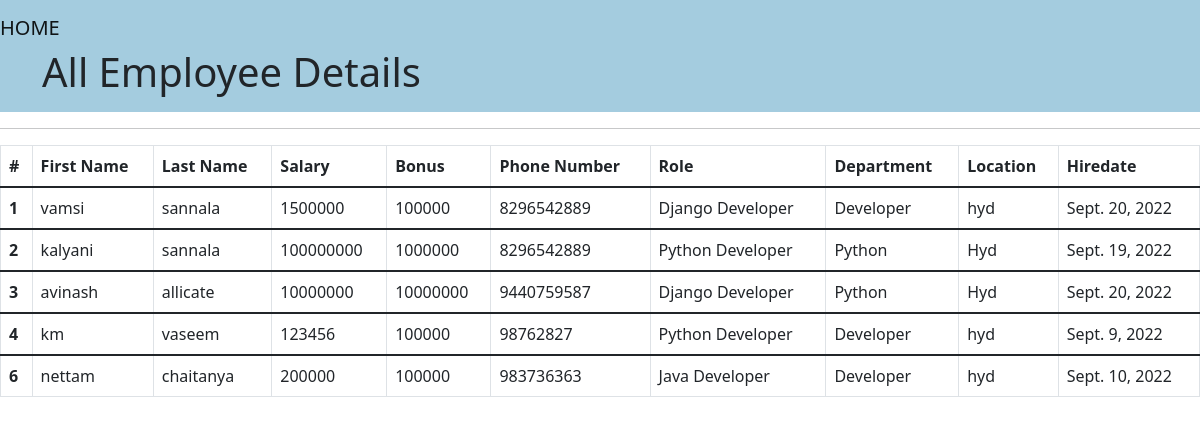
The app's page /all_emp with its own data.
### emp_app/models.py (models this page shows, shortened)
class Employee(models.Model):
    first_name = models.CharField(max_length=100, null=False)
    last_name = models.CharField(max_length=100)
    dept = models.ForeignKey(Department, on_delete=models.CASCADE)
    salary = models.IntegerField(default=0)
    bonus = models.IntegerField(default=0)
    role = models.ForeignKey(Role, on_delete=models.CASCADE)
    phone = models.IntegerField(default=0)
    hire_date = models.DateField()
    def __str__(self):
        return "%s %s %s "%(self.first_name,self.last_name,self.phone)

class Role(models.Model):
    name = models.CharField(max_length=100, null=False)

class Department(models.Model):
    name = models.CharField(max_length=100,null=False)
    location = models.CharField(max_length=100)

### emp_app/views.py (the view)
# urls.py: path('all_emp', views.all_emp, name='all_emp'),
def all_emp(request):
    emps = Employee.objects.all()
    context = {
        'emps' : emps
    }
    print(context)
    return render(request,'view_all_emp.html',context)

### emp_app/templates/view_all_emp.html (shortened to what this page needs)
<!DOCTYPE html>
<html lang="en">
<head>
  <link href="https://cdn.jsdelivr.net/npm/bootstrap@5.1.3/dist/css/bootstrap.min.css" rel="stylesheet">
</head>
  <body>
    <nav class="navbar navbar-light" style="background-color: #a4ccdf; ">
        <a class="navbar-brand" href="/" role="button">HOME</a>
        <div class="container">
        <h1>All Employee Details</h1>
      </nav>
      <hr>
     <table class="table table-bordered">
  <thead>
    <tr>
      <th scope="col">#</th>
      <th scope="col">First Name</th>
      <th scope="col">Last Name</th>
      <th scope="col">Salary</th>
      <th scope="col">Bonus</th>
      <th scope="col">Phone Number</th>
      <th scope="col">Role</th>
      <th scope="col">Department</th>
      <th scope="col">Location</th>
      <th scope="col">Hiredate</th>
    </tr>
  </thead>
         {% for emp in emps %}
  <tbody>
    <tr>
      <th scope="row">{{emp.id}}</th>
      <td>{{emp.first_name}}</td>
      <td>{{emp.last_name}}</td>
      <td>{{emp.salary}}</td>
      <td>{{emp.bonus}}</td>
      <td>{{emp.phone}}</td>
      <td>{{emp.role.name}}</td>
      <td>{{emp.dept.name}}</td>
      <td>{{emp.dept.location}}</td>
      <td>{{emp.hire_date}}</td>
    </tr>
  </tbody>
         {% endfor %}
</table>
  </body>
</html>

### records on screen
Employee: id "1", first_name "vamsi", last_name "sannala", salary "1500000", bonus "100000", phone "8296542889", role.name "Django Developer", dept.name "Developer", dept.location "hyd", hire_date "Sept. 20, 2022"
Employee: id "2", first_name "kalyani", last_name "sannala", salary "100000000", bonus "1000000", phone "8296542889", role.name "Python Developer", dept.name "Python", dept.location "Hyd", hire_date "Sept. 19, 2022"
Employee: id "3", first_name "avinash", last_name "allicate", salary "10000000", bonus "10000000", phone "9440759587", role.name "Django Developer", dept.name "Python", dept.location "Hyd", hire_date "Sept. 20, 2022"
Employee: id "4", first_name "km", last_name "vaseem", salary "123456", bonus "100000", phone "98762827", role.name "Python Developer", dept.name "Developer", dept.location "hyd", hire_date "Sept. 9, 2022"
Employee: id "6", first_name "nettam", last_name "chaitanya", salary "200000", bonus "100000", phone "983736363", role.name "Java Developer", dept.name "Developer", dept.location "hyd", hire_date "Sept. 10, 2022"
